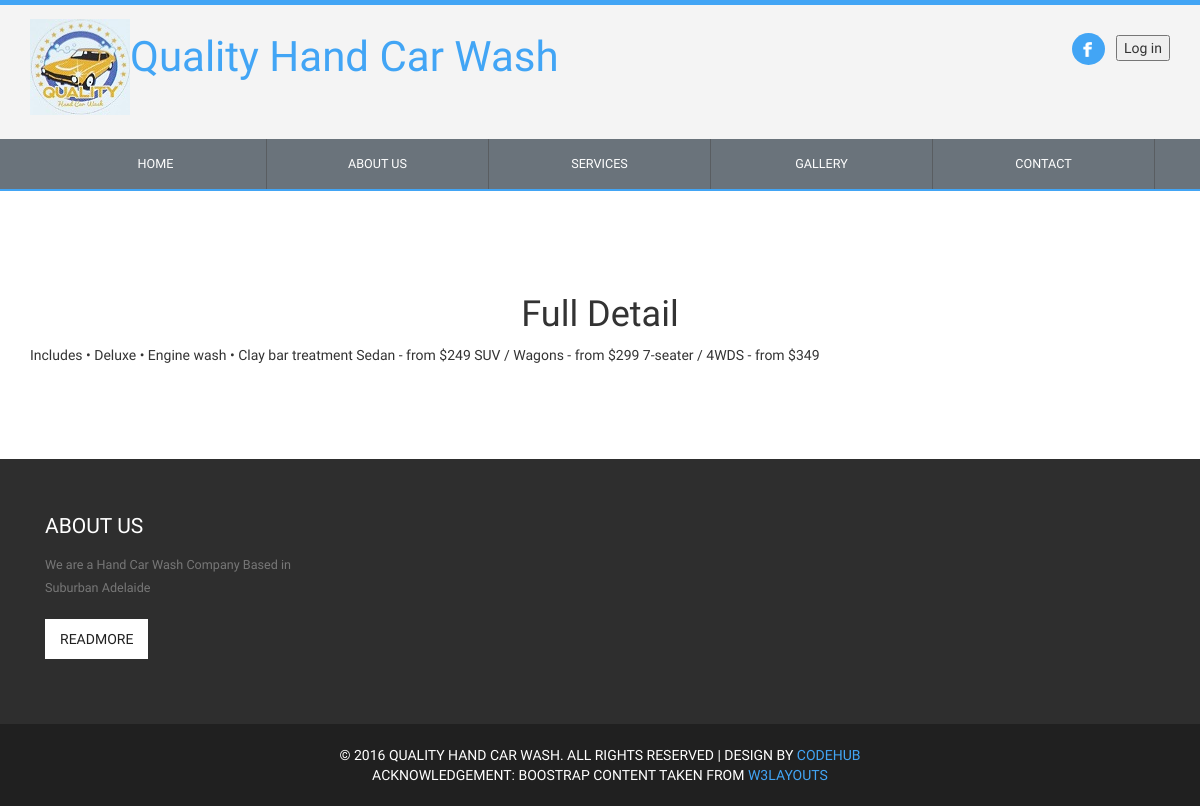
Page /fulldetail.php on the committed database.
### tables this page shows
CREATE TABLE IF NOT EXISTS `service` (
  `sid` int(5) NOT NULL,
  `name` varchar(20) NOT NULL,
  `description` varchar(2000) NOT NULL,
  `price` int(12) DEFAULT NULL,
  PRIMARY KEY (`sid`)
);

### fulldetail.php (the view, shortened to what this page needs)
<!DOCTYPE HTML>
<html>
	<head>
		<link href="css/style.css" rel="stylesheet" type="text/css"  media="all" />
		<link href="css/bootstrap.css" rel="stylesheet" type="text/css" media="all">
		<link rel="stylesheet" href="css/responsiveslides.css">
	</head>
	<body>
		<div class="header">
		<div class="container">
				<div class="logo">
                  <p><img src="images/Car_Wash_Logo.jpg" width="100" height="96" alt=""/><a href="index.html">Quality Hand Car Wash</a>
                  </p>
				</div>
				<div class="top-search-social-nav">
					<ul>
						<li class="active"><a href="#"><img src="images/facebook.png" title="Facebook" alt=""> </a>
                        </li>
                         <button type="button">Log in</button>
					</ul>
				</div>
				<div class="clearfix"> </div>
		  </div>
		</div>
		<div class="top-nav">
				<div class="container">
	   			<div id="navbar" class="navbar-collapse collapse">
	              <ul class="nav navbar-nav">
	                  <li class="home"><a href="index.html">Home</a></li>
					  <li class=""><a href="about.html">About Us</a></li>
					  <li class=""><a href="services.html">Services</a></li>
					  <li class=""><a href="gallery.html">Gallery</a></li>
					  <li class="contact"><a href="contact.html">Contact</a></li>
	              </ul>
	            </div>
				</div>
			</div>
	<div class="content">
		<div class="container">
<?php
$conn = mysql_connect("localhost","root","");
$query = "Select name, description from service where sid=5";
$results = mysql_query($query, $conn);
while ($row = mysql_fetch_assoc($results))   {
?>
<h1 class="text-center"><?php echo$row['name'] ?></h1>
      <p><?php echo$row['description'] ?>    </p>
			    </div>
                </div>
<?php
}
?>
<div class="footer">
		<div class="container">
			<div class="col-md-3 footer-grid">
				<h3>About us</h3>
				<p>We are a Hand Car Wash Company Based in Suburban Adelaide</p>
				<a href="#">ReadMore</a>
			</div>
			<div class="clearfix"> </div>
		</div>
	</div>
	<div class="copy-right">
		<p>&copy; 2016 Quality Hand Car Wash. All rights reserved | Design by <a href="https://sites.google.com/site/codehub05/"> CodeHub </a></p> <p> Acknowledgement: Boostrap content taken from <a href="http://w3layouts.com/"> W3layouts </a></p>
	</div>
	</body>
</html>

### css/style.css (style rules this page uses)
h4, h5, h6, h1, h2, h3 { margin: 0; }
ul, ol { margin: 0; }
p { margin: 0; }
html, body { font-family: 'Hind-Regular'; font-size: 100%; background:#fff; }
body { font-family: 'Sintony', sans-serif !important; border-top:5px solid #42A5F5; }
body a { text-decoration:none; transition:0.5s all; -webkit-transition:0.5s all; -moz-transition:0.5s all; -o-transition:0.5s all; -ms-transition:0.5s all; }
.header { padding:1em 0em; background:rgba(238, 238, 238, 0.63); }
.top-search-social-nav ul { margin:1em 0em 0em 0em; padding:0px; }
.logo { float:left; }
.logo a { font-size:3em; color: #42a5f5; font-family: 'Fjalla One', sans-serif; }
.top-search-social-nav ul li { display:inline-block; }
.top-search-social-nav ul li a { background: #000; padding: 8px 9px; -webkit-transition: all 0.3s ease-out; -moz-transition: all 0.3s ease-out; -ms-transition: all 0.3s ease-out; -o-transition: all 0.3s ease-out; transition: all 0.3s ease-out; display: block; margin: 0px 8px 0px 0px; -webkit-border-radius: 50%; -moz-border-radius: 50%; border-radius: 50%; font-family: 'Sintony', sans-serif; line-height: 1em; }
.top-search-social-nav li.active> a, .top-search-social-nav li> a:hover { background:#42a5f5; }
.top-search-social-nav { float:right; }
.top-nav { background:#6a737b; border-bottom: 2px solid #42A5F5; }
.top-nav ul li { display:inline-block; float:left; width:20%; border-right: 1px solid rgba(78, 78, 78, 0.57); }
.top-nav li a { padding: 15px 101px; display: block; text-transform: uppercase; color: #FFF; -webkit-transition: all 0.3s ease-out; -moz-transition: all 0.3s ease-out; -ms-transition: all 0.3s ease-out; -o-transition: all 0.3s ease-out; transition: all 0.3s ease-out; font-size: 0.9em; text-align: center; font-family: 'Sintony', sans-serif; }
.navbar-nav { float: none !important; }
.content { margin:6em 0em; }
.footer { background:#2E2E2E; padding:4em 0em; }
.footer-grid h3 { font-family: 'Sintony', sans-serif; color: #FFF; font-size: 1.5em; text-transform: uppercase; margin: 0em 0em 0.8em 0em; }
.footer-grid p { font-size: 0.9em; color: #777; line-height: 1.8em; font-family: 'Sintony', sans-serif; }
.footer-grid a { font-family: 'Sintony', sans-serif; color: #202020; font-size: 1em; text-transform: uppercase; background: #FFF; padding: 10px 15px; display: inline-block; margin: 9px 0; -webkit-transition: all 0.3s ease-out; -moz-transition: all 0.3s ease-out; -ms-transition: all 0.3s ease-out; -o-transition: all 0.3s ease-out; transition: all 0.3s ease-out; }
.copy-right { text-align:center; padding:1.5em 0em; background:#202020; }
.copy-right p { font-family: 'Sintony', sans-serif; color: #FFF; font-size: 1em; margin: 0em; text-transform: uppercase; }
.copy-right p a { color:#42a5f5; font-family: 'Sintony', sans-serif; -webkit-transition: all 0.3s ease-out; -moz-transition: all 0.3s ease-out; -ms-transition: all 0.3s ease-out; -o-transition: all 0.3s ease-out; transition: all 0.3s ease-out; }
@media (max-width:1366px) { .top-nav li a { padding: 15px 95.6px; } }
@media (max-width:1280px) { .top-nav li a { padding: 15px 87.9px; } }

### rows in the picture
service: name "Full Detail", description "Includes • Deluxe • Engine wash • Clay bar treatment Sedan - from $249 SUV / Wagons - from $299 7-seater / 4WDS - from $349"
